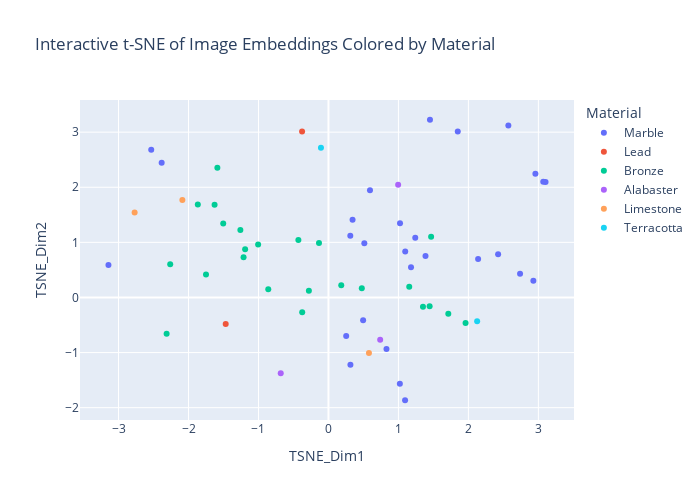

Here is the notebook cell this chart was saved with:
### Code cell
# Plot the t-SNE embeddings colored by material
fig = px.scatter(
        plotly_df,
        x='TSNE_Dim1',
        y='TSNE_Dim2',
        color='Material',
        hover_data=['Filename'], # Show filename when hovering
        title='Interactive t-SNE of Image Embeddings Colored by Material',
        width=700, height=500
    )

fig.show()

### Figure 1 — Plotly figure (JSON) as saved in the notebook; plotly's stock layout.template omitted (floating-point values rounded to 4 significant figures)
{"data": [{"customdata": [["page188_img01_photo13.jpg"], ["page202_img01_photo3.jpg"], ["page202_img01_photo4.jpg"], ["page205_img01_photo4.jpg"], ["page217_img01_photo2.jpg"], ["page226_img01_photo2.jpg"], ["page232_img01_photo3.jpg"], ["page240_img01_photo4.jpg"], ["page244_img01_photo5.jpg"], ["page252_img01_photo6.jpg"], ["page255_img01_photo12.jpg"], ["page258_img01_photo5.jpg"], ["page262_img01_photo6.jpg"], ["page264_img01_photo3.jpg"], ["page275_img01_photo2.jpg"], ["page284_img01_photo9.jpg"], ["page286_img01_photo3.jpg"], ["page294_img01_photo2.jpg"], ["page297_img01_photo2.jpg"], ["page304_img01_photo5.jpg"], ["page308_img01_photo2.jpg"], ["page319_img01_photo3.jpg"], ["page333_img01_photo2.jpg"], ["page338_img01_photo3.jpg"], ["page349_img01_photo2.jpg"], ["page357_img01_photo12.jpg"], ["page358_img01_photo10.jpg"], ["page358_img01_photo4.jpg"]], "hovertemplate": "Material=Marble<br>TSNE_Dim1=%{x}<br>TSNE_Dim2=%{y}<br>Filename=%{customdata[0]}<extra></extra>", "legendgroup": "Marble", "marker": {"color": "#636efa", "symbol": "circle"}, "mode": "markers", "name": "Marble", "orientation": "v", "showlegend": true, "type": "scatter", "x": [1.387, 1.24, 0.3446, -3.144, 1.451, 2.958, 1.097, 1.02, 2.425, 1.18, 0.2534, 0.5935, 0.4953, 0.3139, 1.848, 0.5127, 2.139, 1.023, 3.103, 0.8292, 2.571, 2.928, 3.07, 2.738, 0.3122, -2.384, -2.533, 1.095], "xaxis": "x", "y": [0.7543, 1.086, 1.409, 0.5897, 3.225, 2.244, 0.8355, -1.566, 0.7826, 0.5466, -0.6972, 1.945, -0.4145, -1.221, 3.01, 0.9841, 0.6995, 1.348, 2.094, -0.9361, 3.12, 0.3044, 2.1, 0.432, 1.12, 2.444, 2.681, -1.865], "yaxis": "y"}, {"customdata": [["page211_img01_photo12.jpg"], ["page212_img01_photo8.jpg"]], "hovertemplate": "Material=Lead<br>TSNE_Dim1=%{x}<br>TSNE_Dim2=%{y}<br>Filename=%{customdata[0]}<extra></extra>", "legendgroup": "Lead", "marker": {"color": "#EF553B", "symbol": "circle"}, "mode": "markers", "name": "Lead", "orientation": "v", "showlegend": true, "type": "scatter", "x": [-1.468, -0.3768], "xaxis": "x", "y": [-0.4814, 3.014], "yaxis": "y"}, {"customdata": [["page211_img01_photo4.jpg"], ["page212_img01_photo4.jpg"], ["page213_img01_photo5.jpg"], ["page213_img01_photo9.jpg"], ["page222_img01_photo3.jpg"], ["page222_img01_photo7.jpg"], ["page223_img01_photo3.jpg"], ["page228_img01_photo3.jpg"], ["page228_img01_photo9.jpg"], ["page229_img01_photo5.jpg"], ["page229_img01_photo9.jpg"], ["page230_img01_photo6.jpg"], ["page250_img01_photo8.jpg"], ["page276_img01_photo5.jpg"], ["page310_img01_photo10.jpg"], ["page310_img01_photo5.jpg"], ["page311_img01_photo8.jpg"], ["page312_img01_photo4.jpg"], ["page325_img01_photo10.jpg"], ["page325_img01_photo5.jpg"], ["page330_img01_photo3.jpg"], ["page352_img01_photo7.jpg"], ["page363_img01_photo4.jpg"], ["page365_img01_photo3.jpg"]], "hovertemplate": "Material=Bronze<br>TSNE_Dim1=%{x}<br>TSNE_Dim2=%{y}<br>Filename=%{customdata[0]}<extra></extra>", "legendgroup": "Bronze", "marker": {"color": "#00cc96", "symbol": "circle"}, "mode": "markers", "name": "Bronze", "orientation": "v", "showlegend": true, "type": "scatter", "x": [-2.313, -1.005, -0.8601, -2.261, -1.867, -0.3752, 0.1828, -1.75, -1.628, -1.191, -0.2797, -1.213, -0.1353, -1.588, -1.259, -0.4298, 1.351, 1.467, 1.959, 1.446, 1.155, 0.4765, -1.504, 1.713], "xaxis": "x", "y": [-0.6567, 0.9626, 0.1499, 0.6022, 1.689, -0.2696, 0.2232, 0.4172, 1.681, 0.874, 0.1241, 0.7321, 0.9876, 2.354, 1.222, 1.044, -0.1687, 1.104, -0.4654, -0.1615, 0.1956, 0.1691, 1.341, -0.2971], "yaxis": "y"}, {"customdata": [["page214_img01_photo14.jpg"], ["page250_img01_photo2.jpg"], ["page251_img01_photo12.jpg"]], "hovertemplate": "Material=Alabaster<br>TSNE_Dim1=%{x}<br>TSNE_Dim2=%{y}<br>Filename=%{customdata[0]}<extra></extra>", "legendgroup": "Alabaster", "marker": {"color": "#ab63fa", "symbol": "circle"}, "mode": "markers", "name": "Alabaster", "orientation": "v", "showlegend": true, "type": "scatter", "x": [-0.682, 0.996, 0.7393], "xaxis": "x", "y": [-1.375, 2.048, -0.7671], "yaxis": "y"}, {"customdata": [["page214_img01_photo4.jpg"], ["page230_img01_photo8.jpg"], ["page328_img01_photo3.jpg"]], "hovertemplate": "Material=Limestone<br>TSNE_Dim1=%{x}<br>TSNE_Dim2=%{y}<br>Filename=%{customdata[0]}<extra></extra>", "legendgroup": "Limestone", "marker": {"color": "#FFA15A", "symbol": "circle"}, "mode": "markers", "name": "Limestone", "orientation": "v", "showlegend": true, "type": "scatter", "x": [-2.77, -2.088, 0.5788], "xaxis": "x", "y": [1.544, 1.767, -1.006], "yaxis": "y"}, {"customdata": [["page223_img01_photo8.jpg"], ["page231_img01_photo11.jpg"]], "hovertemplate": "Material=Terracotta<br>TSNE_Dim1=%{x}<br>TSNE_Dim2=%{y}<br>Filename=%{customdata[0]}<extra></extra>", "legendgroup": "Terracotta", "marker": {"color": "#19d3f3", "symbol": "circle"}, "mode": "markers", "name": "Terracotta", "orientation": "v", "showlegend": true, "type": "scatter", "x": [2.125, -0.1071], "xaxis": "x", "y": [-0.4294, 2.715], "yaxis": "y"}], "layout": {"height": 500, "legend": {"title": {"text": "Material"}, "tracegroupgap": 0}, "title": {"text": "Interactive t-SNE of Image Embeddings Colored by Material"}, "width": 700, "xaxis": {"anchor": "y", "domain": [0, 1], "title": {"text": "TSNE_Dim1"}}, "yaxis": {"anchor": "x", "domain": [0, 1], "title": {"text": "TSNE_Dim2"}}}}
